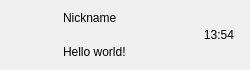
<?xml version="1.0" encoding="UTF-8"?>
<ui version="4.0">
 <class>ChatUserWid</class>
 <widget class="QWidget" name="ChatUserWid">
  <property name="geometry">
   <rect>
    <x>0</x>
    <y>0</y>
    <width>250</width>
    <height>70</height>
   </rect>
  </property>
  <property name="minimumSize">
   <size>
    <width>0</width>
    <height>70</height>
   </size>
  </property>
  <property name="maximumSize">
   <size>
    <width>16777215</width>
    <height>70</height>
   </size>
  </property>
  <property name="windowTitle">
   <string>Form</string>
  </property>
  <layout class="QHBoxLayout" name="horizontalLayout">
   <property name="spacing">
    <number>5</number>
   </property>
   <property name="leftMargin">
    <number>6</number>
   </property>
   <property name="topMargin">
    <number>2</number>
   </property>
   <property name="rightMargin">
    <number>6</number>
   </property>
   <property name="bottomMargin">
    <number>2</number>
   </property>
   <item>
    <widget class="QWidget" name="icon_wid" native="true">
     <property name="minimumSize">
      <size>
       <width>50</width>
       <height>50</height>
      </size>
     </property>
     <property name="maximumSize">
      <size>
       <width>50</width>
       <height>50</height>
      </size>
     </property>
     <layout class="QHBoxLayout" name="horizontalLayout_2">
      <property name="spacing">
       <number>0</number>
      </property>
      <property name="leftMargin">
       <number>0</number>
      </property>
      <property name="topMargin">
       <number>0</number>
      </property>
      <property name="rightMargin">
       <number>0</number>
      </property>
      <property name="bottomMargin">
       <number>0</number>
      </property>
      <item>
       <widget class="QLabel" name="icon_lb">
        <property name="minimumSize">
         <size>
          <width>45</width>
          <height>45</height>
         </size>
        </property>
        <property name="maximumSize">
         <size>
          <width>45</width>
          <height>45</height>
         </size>
        </property>
        <property name="text">
         <string/>
        </property>
       </widget>
      </item>
     </layout>
    </widget>
   </item>
   <item>
    <widget class="QWidget" name="user_info_wid" native="true">
     <layout class="QVBoxLayout" name="verticalLayout">
      <property name="leftMargin">
       <number>2</number>
      </property>
      <property name="topMargin">
       <number>2</number>
      </property>
      <property name="rightMargin">
       <number>2</number>
      </property>
      <property name="bottomMargin">
       <number>2</number>
      </property>
      <item>
       <widget class="QLabel" name="user_name_lb">
        <property name="text">
         <string>Nickname</string>
        </property>
       </widget>
      </item>
      <item>
       <widget class="QLabel" name="user_chat_lb">
        <property name="text">
         <string>Hello world!</string>
        </property>
       </widget>
      </item>
     </layout>
    </widget>
   </item>
   <item>
    <widget class="QWidget" name="time_wid" native="true">
     <property name="minimumSize">
      <size>
       <width>50</width>
       <height>50</height>
      </size>
     </property>
     <property name="maximumSize">
      <size>
       <width>50</width>
       <height>50</height>
      </size>
     </property>
     <layout class="QHBoxLayout" name="horizontalLayout_3">
      <property name="spacing">
       <number>0</number>
      </property>
      <property name="leftMargin">
       <number>0</number>
      </property>
      <property name="topMargin">
       <number>0</number>
      </property>
      <property name="rightMargin">
       <number>0</number>
      </property>
      <property name="bottomMargin">
       <number>0</number>
      </property>
      <item>
       <widget class="QLabel" name="time_lb">
        <property name="minimumSize">
         <size>
          <width>50</width>
          <height>25</height>
         </size>
        </property>
        <property name="maximumSize">
         <size>
          <width>50</width>
          <height>25</height>
         </size>
        </property>
        <property name="text">
         <string>13:54</string>
        </property>
        <property name="textFormat">
         <enum>Qt::MarkdownText</enum>
        </property>
        <property name="alignment">
         <set>Qt::AlignCenter</set>
        </property>
       </widget>
      </item>
     </layout>
    </widget>
   </item>
  </layout>
 </widget>
 <resources/>
 <connections/>
</ui>
